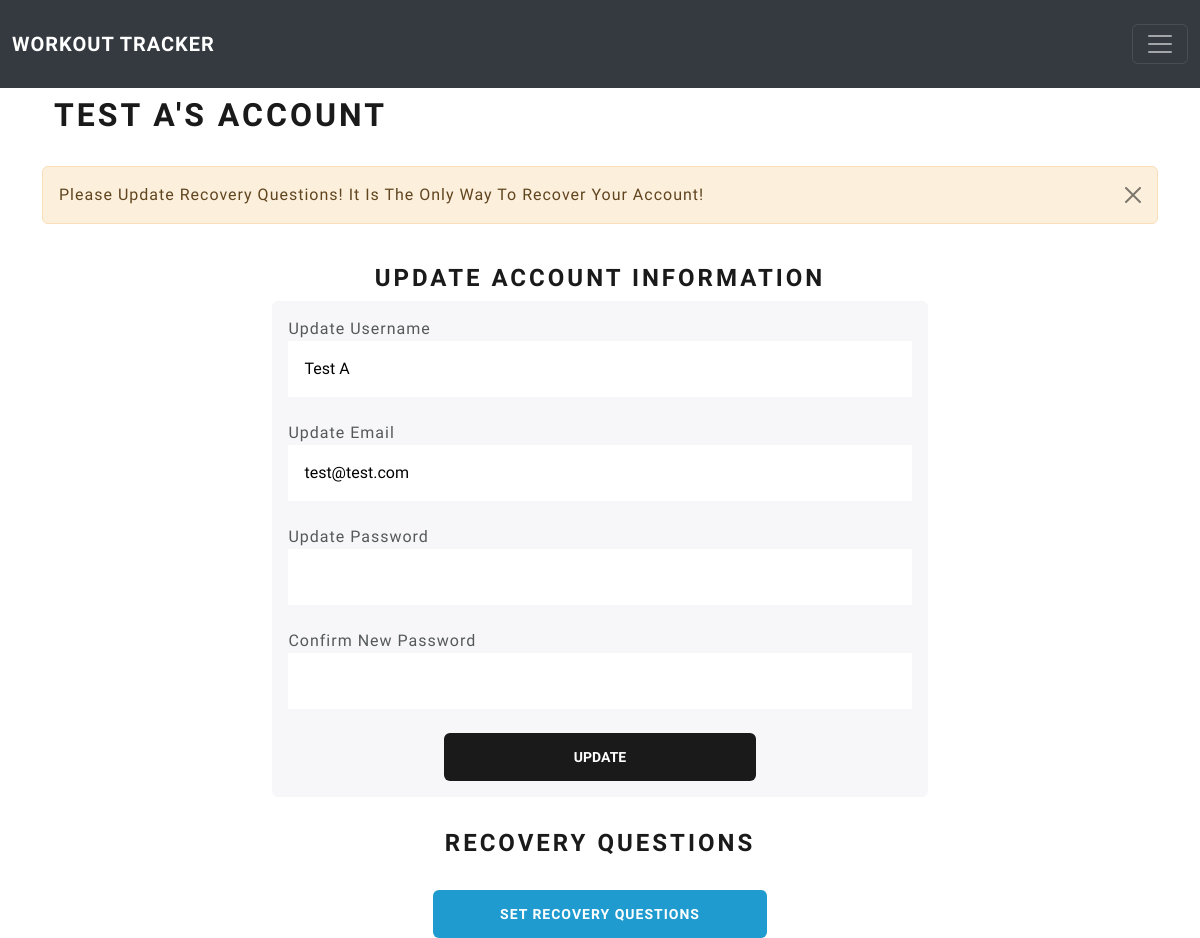
Before: /account (signed in) with the older database file.
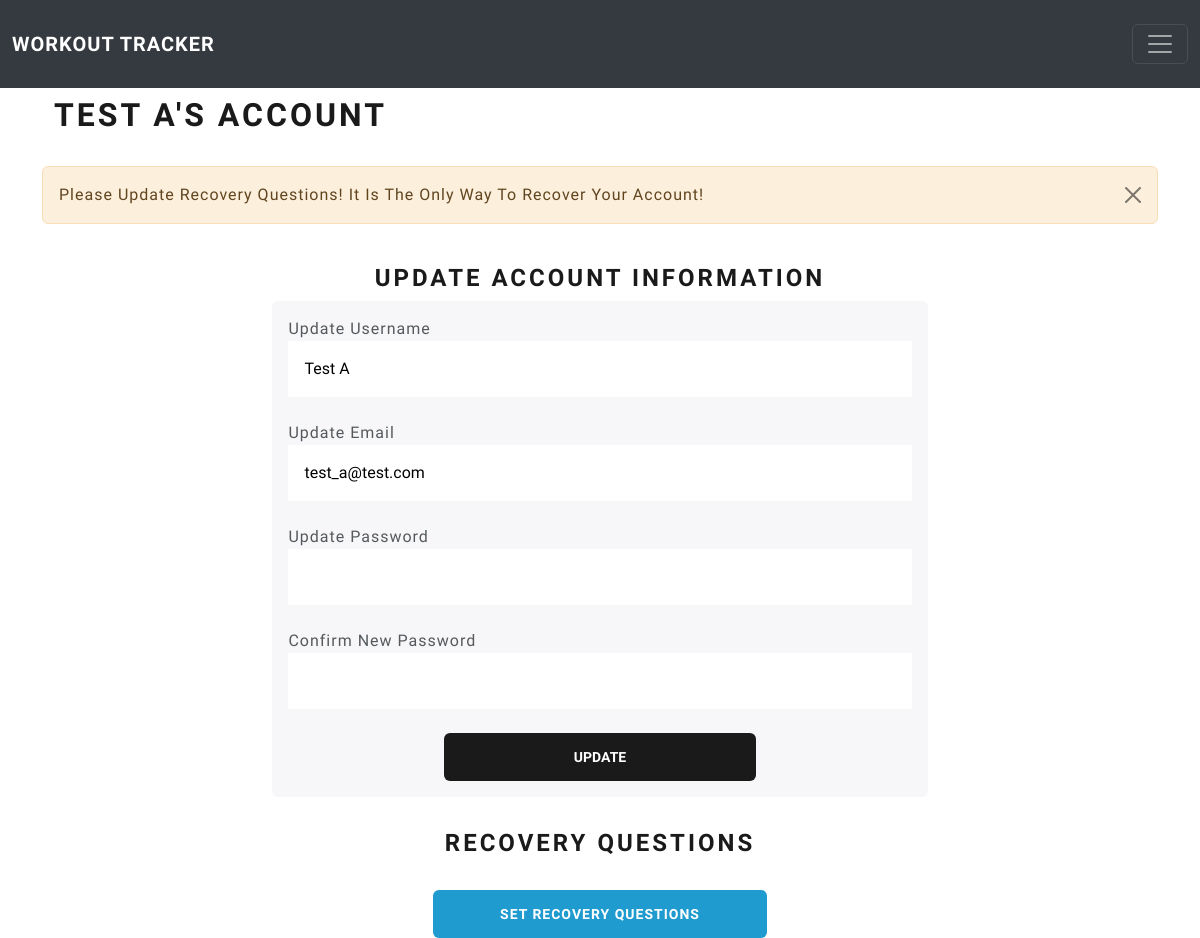
After: the same page with the newer database file.
### workouts/models.py (models this page shows, shortened)
class User(db.Model, UserMixin):
    __tablename__ = 'users'
    id = db.Column(db.Integer, primary_key=True)
    email = db.Column(db.String(64), unique=True, index=True)
    username = db.Column(db.String(64), unique=True, index=True)
    password_hash = db.Column(db.String(128))
    strength_workouts_sub = db.relationship('StrengthTrainingSub', backref='athlete', lazy=True)
    strength_workouts = db.relationship('StrengthTraining', backref='athlete', lazy=True)
    cardio_workouts_sub = db.relationship('CardioTrainingSub', backref='athlete', lazy=True)
    cardio_workouts = db.relationship('CardioTraining', backref='athlete', lazy=True)
    recovery_questions = db.relationship('RecoveryQuestions', backref='athlete', lazy=True)

### workouts/users/views.py (the view)
@users.route('/account', methods=['GET', 'POST'])
def account():
    recovery_questions = RecoveryQuestions.query.filter_by(user_id=current_user.id).first()
    if recovery_questions is not None:
        recovery_questions_set = True
    else:
        recovery_questions_set = False
        flash('Please Update Recovery Questions! It Is The Only Way To Recover Your Account!')
    form = UpdateUserForm()
    if request.method == 'POST':
        current_user.username = form.username.data
        current_user.email = form.email.data
        current_user.password = form.password.data
        db.session.commit()
        flash('Information Updated!')
        return redirect(url_for('users.account'))
    elif request.method == 'GET':
        form.username.data = current_user.username
        form.email.data = current_user.email
    return render_template('account.html', form=form, recovery_questions_set=recovery_questions_set)

### workouts/users/forms.py
class UpdateUserForm(FlaskForm):
    email = StringField('Update Email', validators=[Email(), DataRequired()])
    username = StringField('Update Username')
    password = PasswordField('Update Password', validators=[EqualTo('pass_confirm', message='Passwords Must Match!'), DataRequired()])
    pass_confirm = PasswordField('Confirm New Password')
    submit = SubmitField('Update')

### workouts/models.py (called while the page is built)
@login_manager.user_loader
def load_user(user_id):
    return User.query.get(user_id)

### workouts/templates/account.html (shortened to what this page needs)
{% extends "base.html" %}
{% block content %}
<div class="container">
<h1>{{current_user.username}}'s Account</h1>
</div>
{% if get_flashed_messages()|length > 0 %}
<br>
<div class="alert alert-warning alert-dismissible fade show" role="alert">
{% for message in get_flashed_messages() %}
    <strong>{{message}}</strong>
{% endfor %}
<button type="button" class="btn-close" data-bs-dismiss="alert" aria-label="Close"></button>
</div>
{% endif %}
<br>
<h3 style="display: flex; justify-content: center; align-items: center;">Update Account Information</h3>
<div class="container">
    <div id="outer" style="display: flex; justify-content: center;">
    <div id="inner" style="width: 60%">
    <form class="form-group p-3 mb-2 bg-body-secondary rounded" method="POST" action="" enctype="multipart/form-data">
        <div class='form-group'>
        {{form.username.label(class="form-control-label")}}
        {{form.username(class="form-control text-bg-light p-3")}}
        </div>
        <br>
        <div class='form-group'>
        {{form.email.label(class="form-control-label")}}
        {{form.email(class="form-control text-bg-light p-3")}}
        </div>
        <br>
        <div class='form-group'>
        {{form.password.label(class="form-control-label")}}
        {{form.password(class="form-control text-bg-light p-3")}}
        </div>
        <br>
        <div class='form-group'>
        {{form.pass_confirm.label(class="form-control-label")}}
        {{form.pass_confirm(class="form-control text-bg-light p-3")}}
        </div>
        <br>
        <div class='form-group' style="display: flex; justify-content: center; align-items: center;">
        {{form.submit(class="btn btn-primary d-grid gap-2 col-6 mx-auto")}}
        </div>
    </form>
    </div>
    </div>
</div>
<br>
<h3 style="display: flex; justify-content: center; align-items: center;">Recovery Questions</h3>
<br>
<div id="outer" style="display: flex; justify-content: center;">
<div id="inner" style="width: 60%;">
    {% if recovery_questions_set %}
    <div style="display: flex; justify-content: center; align-items: center;">
        <a class="btn btn-info d-grid gap-2 col-6 mx-auto" href="{{url_for('recovery_questions.reset_recovery_questions')}}">Reset Recovery Questions</a>
    </div>
    {% else %}
    <div style="display: flex; justify-content: center; align-items: center;">
        <a class="btn btn-info d-grid gap-2 col-6 mx-auto" href="{{url_for('recovery_questions.set_recovery_questions')}}">Set Recovery Questions</a>
    </div>
    {% endif %}
</div>
</div>
{% endblock %}

Changed rows visible on the page:
changed User "TEST A": email "test@test.com" → "test_a@test.com"
